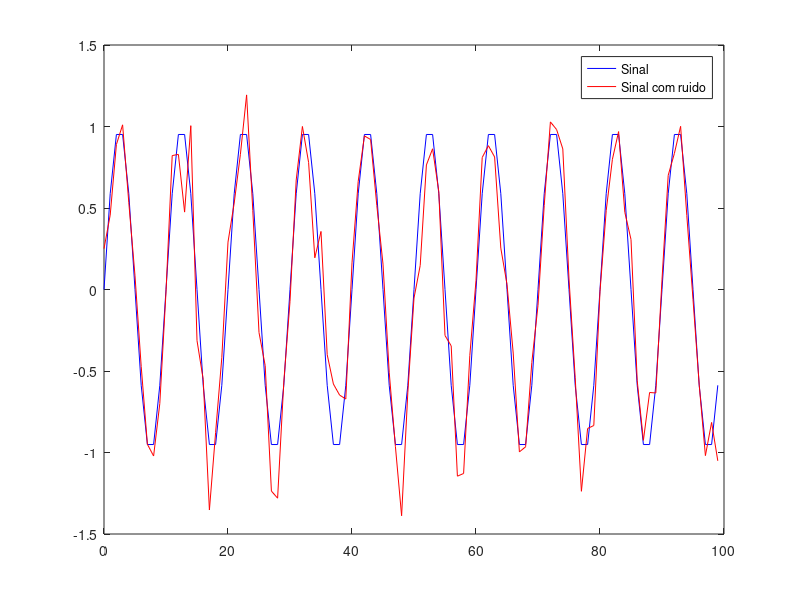

The MATLAB source for this figure: (Note: this script raises an error after producing the figure.)

clear
clc
close all

pkg load communications;
pkg load signal;

MAXLEN = 100;
fs = 50;
Ts = 1/fs;
f = 5; % hz

t = 0:1/fs:2-1/fs; 
N = length(t);
n = 0:N-1;

% sinal discretizado com f de 10Hz
x_d = sin(2*pi*f*n*Ts);

% incluindo ruido no sinal com S/R = 5
x_noise = awgn(x_d,15);


idx_fig = 1;
figure(idx_fig);
plot(n,x_d,'b',n,x_noise,'r');
legend('Sinal', 'Sinal com ruido');

taps = 28+7; % qtd de coeficientes do filtro idade =28 mes nascimento = 7 
imp = unit_impulse(MAXLEN);

fc = 12.5; % empiricamente. Ja tive contado com sistemas de aquisicao embarcados
           % que a frequencia de corte do filtro consistia em 1/4 da frequencia de amostragem do sinal
   
wc = fc/(0.5*fs);

idx_fig = idx_fig + 1;

%projeto do filtro FIR utilizando a funcao fir
b_fir1 = fir1(taps,wc,'low');
x_fir1 = conv(b_fir1,x_noise);
b_fft_fir1 = fft(conv(b_fir1,imp)); %Resposta em frequencia do filtro

% Graficos
figure(idx_fig);
plot(n,x_noise,'b');hold on
plot(n,x_fir1(1:length(n)),'r');
legend('Sinal c/ ruido','Sinal Filtrado');

%Espectro
idx_fig = idx_fig + 1;
figure(idx_fig);
subplot(2,1,1)
plot(n*fs/N,abs(fft(x_d)),'b');
legend('Espectro - Sinal');
subplot(2,1,2);
plot(n*fs/N,abs(fft(x_noise)),'b');hold on
plot(n*fs/N,abs(fft(x_fir1(1:length(n)))),'r');
legend('Espectro - sinal c/ ruido','Espectro - sinal filtrado');

%Resposta na frequencia
idx_fig = idx_fig + 1;
figure(idx_fig);
subplot(2,1,1);
plot(1:length(b_fir1), b_fir1, 'b');title('Coeficientes do filtro');
legend('FIR1');

subplot(2,1,2);
half = 1:ceil(length(b_fft_fir1)/2);
plot((half/max(half))*(0.5*fs), abs(b_fft_fir1(half)),'b')
title('Resposta de magnitude em frequencia');
legend('FIR');



